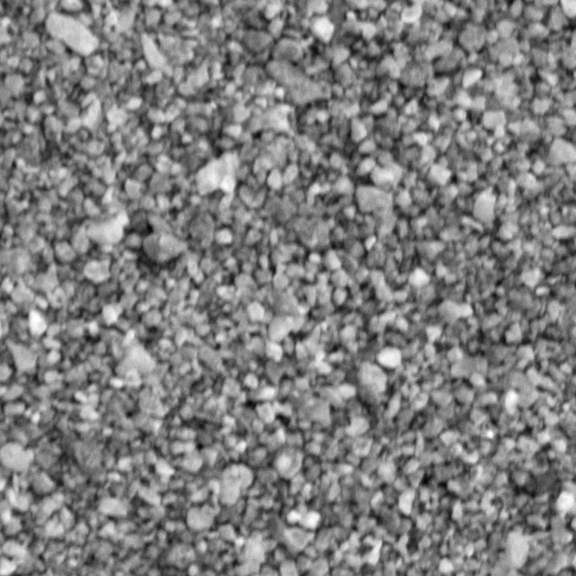
#> input picture local binary pattern/data/train/Sand/p001.png, 576 x 576 px; its folder holds only this picture in this run
$ jupyter execute --allow-errors Texture_classification.ipynb
#> lines starting #> are read from the running program, lines starting #| are printed output that depends on the picture
## Import required libraries

[cell 1]
import os
import zipfile
import urllib.request
import numpy as np
from PIL import Image, ImageOps
from pathlib import Path
import matplotlib.pyplot as plt
from matplotlib import cm
import seaborn as sns

[cell 2]
# open source implementation of LBP
from skimage.feature import local_binary_pattern
# data preprocessing and metrics module in scikit-learn
from sklearn import preprocessing, metrics
# SVM implementation in scikit-learn
from sklearn.svm import LinearSVC

Download images

[cell 3]
def doonload_data(file, url):

    # Check if the file already exists
#> called with file = 's3_photos.zip'
    if not os.path.exists(file):
        print('Downloading ' + file + '...')

        # Download the file from the specified URL
        urllib.request.urlretrieve(url, file)
#> (this line was passed over: the network is not available in this run)
#> in load_data, img is the input picture: PIL image 576x576 L; min 5, max 255, mean 127

        # Extract the contents of the downloaded file into 'data' directory
        with zipfile.ZipFile(file, 'r') as zip_ref:
            zip_ref.extractall('data')

        # Remove the downloaded zip file
        os.remove(file)

        print('Done!')
    else:
        print(file + ' already exists.')

[cell 4]
file = 's3_photos.zip'
url = 'http://apmonitor.com/pds/uploads/Main/'+file

# Download the data file
#> (the rest of this cell did not finish here and is left out)

## local binary pattern

[cell 5]
def compute_lbp(arr):

    """
    Find the local binary pattern representation of the given image.
    Peform Vectorization/Normalization of the image to get feature vector.
    """

    # parameters for LBP
    radius = 1
    n_points = 8 * radius
    n_bins = n_points + 2 # number of neighbors n_points + 2 (for center pixel + 2)
    lbp = local_binary_pattern(arr, n_points, radius, method='uniform') # LBP representation
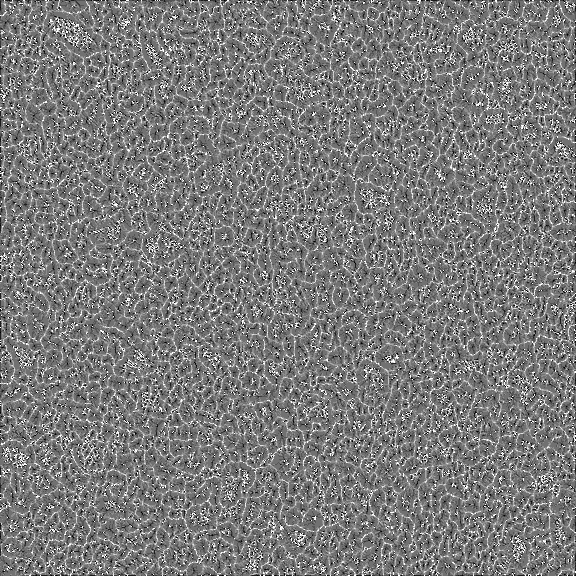
#> lbp: shape (576, 576) float64; min 0, max 9, mean 4.35; drawn with min black and max white
    lbp = lbp.ravel() # vectorization: convert 2D array to 1D array

    # normalization
    feature = np.zeros(n_bins) # initialize feature vector
    for i in lbp:
        feature[int(i)] += 1 # count the number of occurences of each value
#> this loop made 331776 passes
#> i on passes 1, 2, 4: 2, 3, 2
#> after the loop, feature = [3933, 8928, 13130, 59844, 124798, 66450, 22373, 10083, 9040, 13197]
    feature /= np.linalg.norm(feature) # normalize the feature vector
#> feature = [0.025, 0.0568, 0.0835, 0.381, 0.794, 0.423, 0.142, 0.0642, 0.0575, 0.084]
    return feature

## Load data

[cell 6]
def load_data(tag='data/train'):

    """
    Load the data from the given directory.
    """


    tag_dir = Path.cwd() / tag # path to the directory
    vec = [] # list of feature vectors
    cat = [] # list of categories
    for cat_dir in tag_dir.iterdir(): # iterate over the subdirectories
        cat_label = cat_dir.stem # get the name of the subdirectory
        for img_path in cat_dir.glob('*.png'): # iterate over the images in the subdirectory
            img = Image.open(img_path.as_posix()) # open the image
            if img.mode != 'L': # convert the image to grayscale if it is not already
                img = ImageOps.grayscale(img) # convert the image to grayscale
                img.save(img_path.as_posix())  # save the image, img_path.as_posix() returns the path as a string
            arr = np.array(img) # convert the image to numpy array
            feature = compute_lbp(arr) # compute the feature vector
            vec.append(feature) # append the feature vector to the list of feature vectors
            cat.append(cat_label) # append the category to the list of categories
#> pass 2 of the loop in load_data, `for cat_dir in tag_dir.iterdir():`:
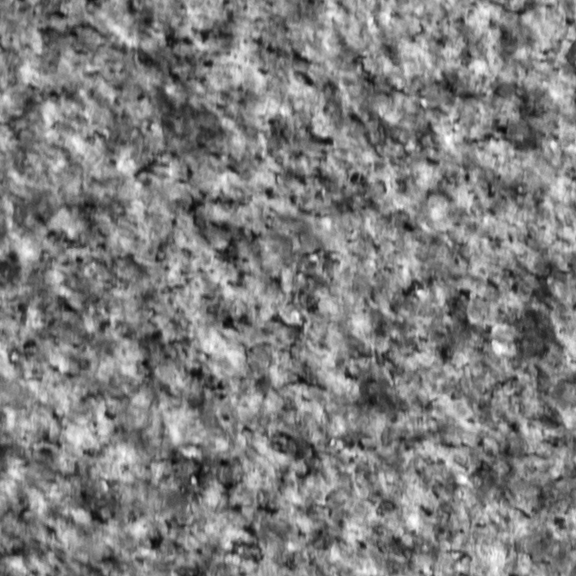
#> input picture local binary pattern/data/train/Stone/p001.png, 576 x 576 px
#> in load_data, img is the input picture: PIL image 576x576 L; min 8, max 255, mean 127
#> in compute_lbp (call 2), `lbp = local_binary_pattern(arr, n_points, radius, method='uniform')`:
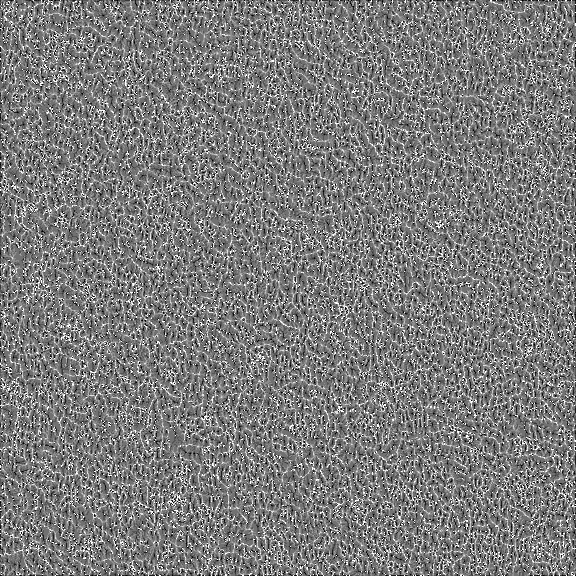
#> lbp: shape (576, 576) float64; min 0, max 9, mean 4.38; drawn with min black and max white
#> the loop in compute_lbp (call 2), `for i in lbp:` made 331776 passes
#> i on passes 1 to 3: 2, 4, 5
#> after the loop in compute_lbp (call 2), `for i in lbp:`: feature = [5800, 12976, 18185, 57848, 105179, 65179, 26294, 12737, 10816, 16762]
#> in compute_lbp (call 2), `feature /= np.linalg.norm(feature)`: feature = [0.0406, 0.0908, 0.127, 0.405, 0.736, 0.456, 0.184, 0.0891, 0.0757, 0.117]
    return vec, cat

# train photos
vec_train, cat_train = load_data('data/train')
#> vec_train = [[0.025, 0.0568, 0.0835, 0.381, 0.794, 0.423, 0.142, 0.0642, 0.0575, 0.084], [0.0406, 0.0908, 0.127, 0.405, 0.736, 0.456, 0.184, 0.0891, 0.0757, 0.117]]; cat_train = ['Sand', 'Stone']
# test photos
#> (the rest of this cell did not finish here and is left out)


[cell 7]
# get the unique categories
labels = list(np.unique(np.array(cat_train)))
#> labels = ['Sand', 'Stone']
labels
#> Out = ['Sand', 'Stone']

[cell 8]
# label encoder
le = preprocessing.LabelEncoder()
label_train = le.fit_transform(cat_train)
#> label_train = [0, 1]
#> (the rest of this cell did not finish here and is left out)
